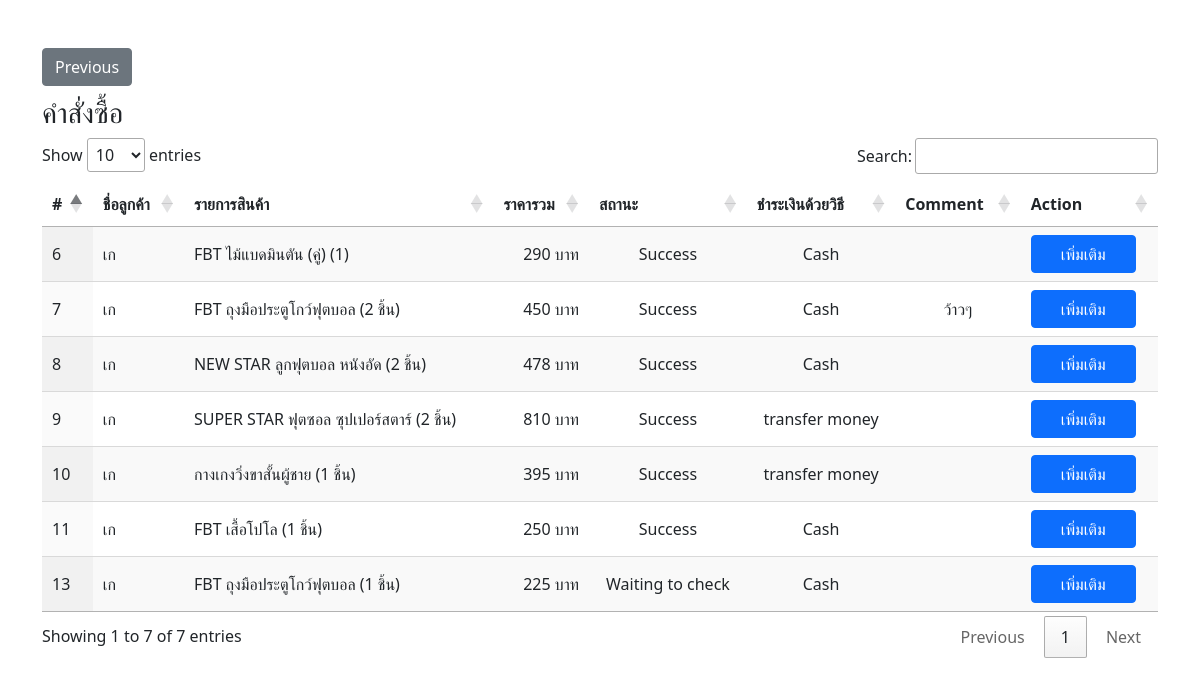
Page /order-all.php (signed in) on the committed database.
### tables this page shows
CREATE TABLE `orders` (
  `id_order` int(11) NOT NULL,
  `id_cus` int(11) NOT NULL,
  `product` text NOT NULL,
  `price` int(11) NOT NULL,
  `total_price` int(11) NOT NULL,
  `note` text NOT NULL,
  `order_status` varchar(25) NOT NULL,
  `address_ship` varchar(255) NOT NULL,
  `contact` varchar(10) NOT NULL,
  `order_date` datetime NOT NULL,
  `type_payment` varchar(25) NOT NULL,
  `payment_doc` varchar(255) NOT NULL
);

CREATE TABLE `customer` (
  `id_cus` int(11) NOT NULL,
  `name` varchar(50) NOT NULL,
  `username` varchar(24) NOT NULL,
  `password` varchar(24) NOT NULL,
  `email` varchar(255) NOT NULL,
  `tel` varchar(10) NOT NULL,
  `address` text DEFAULT NULL,
  `type` varchar(20) NOT NULL
);

### order-all.php (the view, shortened to what this page needs)
<?php
    require_once('connect.php');
    $sql = "SELECT orders.*, customer.name AS customer_name
    FROM orders
    JOIN customer ON orders.id_cus = customer.id_cus;";
    $result = mysqli_query($conn, $sql);
?>
<!DOCTYPE html>
<html lang="en">
<head>
  <link rel="stylesheet" href="https://maxcdn.bootstrapcdn.com/bootstrap/4.5.2/css/bootstrap.min.css">
  <link rel="stylesheet" type="text/css" href="https://cdn.datatables.net/1.10.25/css/jquery.dataTables.css">
  <link href="https://cdn.jsdelivr.net/npm/bootstrap@5.1.3/dist/css/bootstrap.min.css" rel="stylesheet">
  <link rel="stylesheet" href="css/crud.css">
</head>
<body>
<div class="container mt-5">
    <a class="btn btn-secondary float-left" href="index-a.php" role="button">Previous</a>
<br>
<br>
<H3>คำสั่งซื้อ</H3>
    <table id="table_id" class="display">
        <thead>
            <tr>
                <th>#</th>
                <th>ชื่อลูกค้า</th>
                <th>รายการสินค้า</th>
                <th>ราคารวม</th>
                <th>สถานะ</th>
                <th>ชำระเงินด้วยวิธี</th>
                <th>Comment</th>
                <th>Action</th>
            </tr>
        </thead>
        <tbody>
            <?php
                if ($result->num_rows > 0) {
                while($row = $result->fetch_assoc()) {
                        ?>
                <tr>
                    <td><?php echo $row["id_order"]; ?></td>
                    <td><?php echo $row["customer_name"]; ?></td>
                    <td><?php echo $row["product"]; ?></td>
                    <td style="text-align: right;"> <?php echo $row["total_price"] ?> บาท</td>
                    <td style="text-align: center;"> <?php echo $row['order_status'] ?> </td>
                    <td style="text-align: center;"> <?php echo $row['type_payment'] ?> </td>
                    <td style="text-align: center;"><?php echo $row["note"]; ?></td>
                    <td>
                        <div class="btn-group">
                            <button class="btn btn-primary"
                                data-bs-toggle="modal"
                                data-bs-target="#my-modal<?php echo $row['id_order'] ?>"
                                style="width: 105px;"> เพิ่มเติม
                            </button>
                        </div>
                    </td>
                </tr>
                <?php
                        }
                    } else {
                        echo "0 results";
                    }
                ?>
        </tbody>
    </table>
</div>
</body>
</html>

### rows in the picture
orders: id_order "6", id_cus.name "เก", product "FBT ไม้แบดมินตัน (คู่) (1)", total_price "290", order_status "Success", type_payment "Cash"
orders: id_order "7", id_cus.name "เก", product "FBT ถุงมือประตูโกว์ฟุตบอล (2 ชิ้น)", total_price "450", order_status "Success", type_payment "Cash", note "ว้าวๆ"
orders: id_order "8", id_cus.name "เก", product "NEW STAR ลูกฟุตบอล หนังอัด (2 ชิ้น)", total_price "478", order_status "Success", type_payment "Cash"
orders: id_order "9", id_cus.name "เก", product "SUPER STAR ฟุตซอล ซุปเปอร์สตาร์ (2 ชิ้น)", total_price "810", order_status "Success", type_payment "transfer money"
orders: id_order "10", id_cus.name "เก", product "กางเกงวิ่งขาสั้นผู้ชาย (1 ชิ้น)", total_price "395", order_status "Success", type_payment "transfer money"
orders: id_order "11", id_cus.name "เก", product "FBT เสื้อโปโล (1 ชิ้น)", total_price "250", order_status "Success", type_payment "Cash"
orders: id_order "13", id_cus.name "เก", product "FBT ถุงมือประตูโกว์ฟุตบอล (1 ชิ้น)", total_price "225", order_status "Waiting to check", type_payment "Cash"
